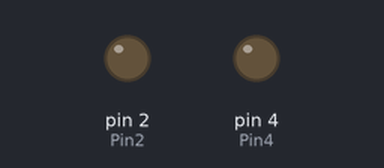
This sketch was run on a simulated Arduino Uno, built with avr-gcc and run on an emulated ATmega328P. Shown: output pins drawn as LEDs (lit = HIGH).

Above: at 1.0 s.
At 3.0 s:
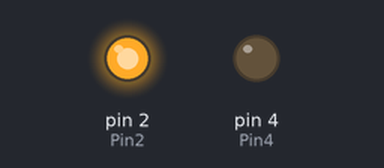
At 5.0 s:
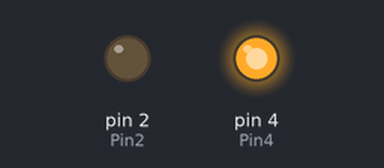
At 7.0 s:
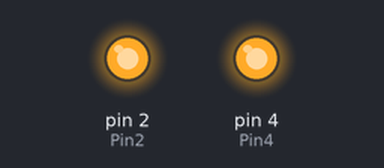
Timing chart, 0 to 10.4 s (numbered marks = the images above):
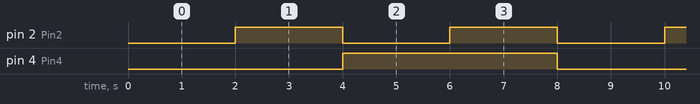

The sketch:

Homework4-Exercise1_OrGate.ino
```cpp
/*
 *  -----------------------------------------------------------------
 *  Course     : CST337
 *  Instrcutor : Dr. Eckhardt
 *  Homework   : 4 Exercise 1
 *  Student    : Clarence Mitchell
 *  Description: OrGate Ligts
 *               Cycles through binary combinations displaying OR gate
 *  ------------------------------------------------------------------
 */


// named constant for the OR Pins
const int Pin2 = 2;
const int Pin4 = 4;
const int MaxCountValue = 4;


// 600000 = 10 minutes in milliseconds
long interval = 2000; // interval for cycle

int currCount = 0; // the current number counter (should never exceed 4)
int pin2Val = 0;
int pin4Val = 0;
int brightness = 255;

// the setup routine runs once when you press reset:
void setup()
{
  //
  // Set both pins to output
  //
   pinMode(Pin2, OUTPUT);
   pinMode(Pin4, OUTPUT);
  currCount = 0;
}

// the loop routine runs over and over again forever:
void loop()
{
    //
    // Set 1 digit led
    //
    if ((currCount % 2) == 1)
    {
     //
     //  FTurn on led to full and send value to OR gate
     //
       analogWrite(Pin2, brightness);
    }
    else
    {
      //
      //  turn off current led
      //
       analogWrite(Pin2, LOW);
   }

    //
    // Set 2 digit led
    //
    if ((currCount / 2) == 1)
    {
     //
     //  Turn on led to full and send value to OR gate
     //
       analogWrite(Pin4, brightness);
    }
    else
    {
      //
      //  turn off current led
      //
        analogWrite(Pin4, LOW);
   }

  //
  // increment current count and wrap value modulus division makes it between 0 and 3  (0 - 00, 1 - 01, 2 - 10, 3 - 11)
  //
  currCount = (++currCount) % 4;
   delay(interval);
}
```

Measured:
- by itself, pin 2 (Pin2): alternates HIGH for 2.0 s and LOW for 2.0 s
- by itself, pin 4 (Pin4): alternates HIGH for 4.0 s and LOW for 4.0 s
- by itself, everything shown: repeats every 8.0 s, in 4 steps
